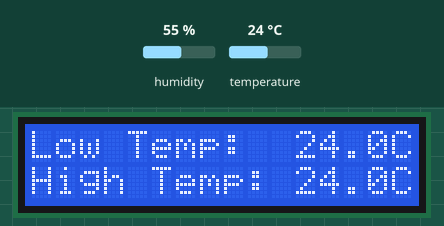
A program run on a simulated Raspberry Pi Pico running MicroPython. Parts: 16×2 character LCD. Inputs (shaded band) come from the test bench; at power-on: temperature 24 °C, humidity 55 %. Library files of the repository ran but are not shown: lcd_api.py, pico_i2c_lcd.py, dht20.py; what the program prints to the serial console is not drawn.

Above: at 1.4 s.
1.5 s: temperature set to 12 °C
At 5.7 s:
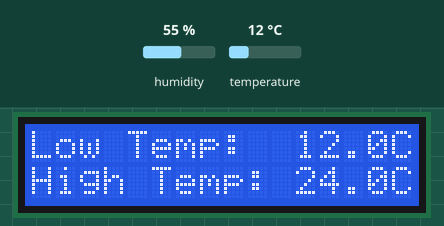
6.8 s: temperature set to 28 °C
At 10.7 s:
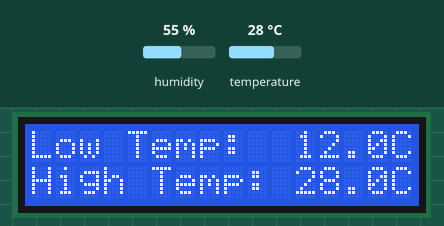
11.9 s: temperature set to 33 °C
At 15.7 s:
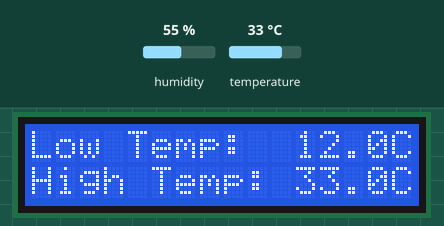
Timing chart, 0 to 17.2 s (numbered marks = the images above; inputs shaded):
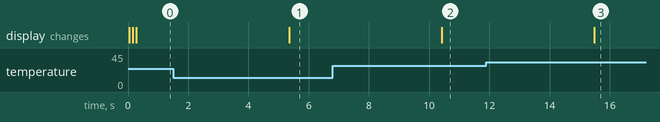

Measured:
- after the input at 1.5 s, the display: changes after 3.8 s (image 1)
- after the input at 6.8 s, the display: changes after 3.6 s (image 2)
- after the input at 11.9 s, the display: changes after 3.6 s (image 3)

The program:

Day_12e.py
```python
'''
Display low and high temperature (since program running)
'''

from machine import I2C, Pin
from lcd_api import LcdApi # lcd library
from pico_i2c_lcd import I2cLcd # lcd library
from dht20 import DHT20 # sensor library
import time

# Define LCD/sensor I2C pins/BUS/address
SDA = 14
SCL = 15
I2C_BUS = 1
LCD_ADDR = 0x27
TEMP_ADDR = 0x38

# Define LCD rows/columns
LCD_NUM_ROWS = 2
LCD_NUM_COLS = 16

# Set up LCD I2C
lcdi2c = I2C(I2C_BUS, sda=machine.Pin(SDA), scl=machine.Pin(SCL), freq=400000)
lcd = I2cLcd(lcdi2c, LCD_ADDR, LCD_NUM_ROWS, LCD_NUM_COLS)

# Set up temperature sensor I2C
tempi2c = I2C(I2C_BUS, sda=SDA, scl=SCL)
dht20 = DHT20(TEMP_ADDR, tempi2c)

lcd.putstr("Low Temp:")
lcd.move_to(0, 1)
lcd.putstr("High Temp:")

current_temperature = round(dht20.measurements["t"], 1)
low = current_temperature
high = current_temperature

while True:

    current_temperature = round(dht20.measurements["t"], 1)

    if current_temperature < low:
        low = current_temperature
    elif current_temperature > high:
        high = current_temperature
    else:
        pass

    print(f"Current Temp: {current_temperature}, Low Temp: {low}, High Temp: {high}")

    lcd.move_to(11, 0)
    lcd.putstr(str(low) + "C")
    lcd.move_to(11, 1)
    lcd.putstr(str(high) + "C")

    time.sleep(5)
```
